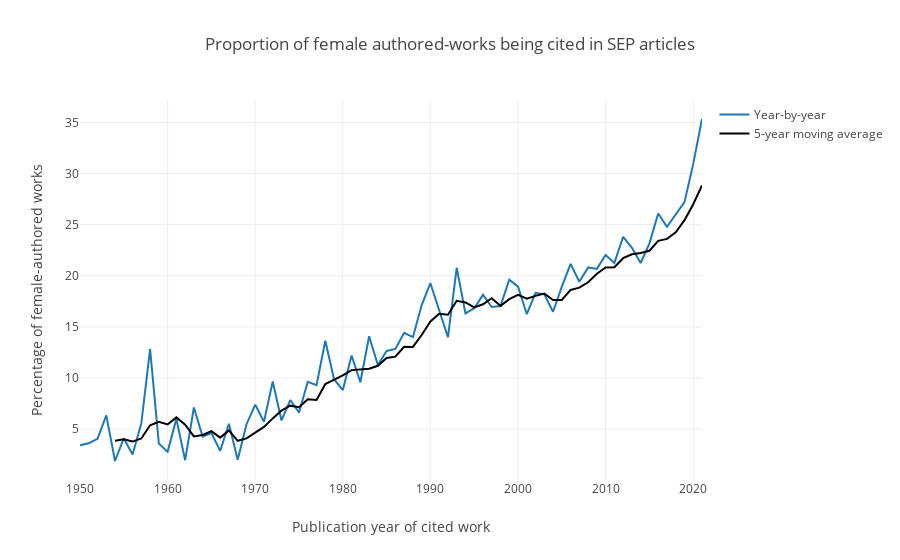

Notebook code cell kept with this figure:
### Code cell
# Plot
fig = px.scatter(df_percentage, x="Year",
                 y="Female percentage", 
                 title='Proportion of female authored-works being cited in SEP articles',
                 labels={"Year": "Publication year of cited work", 
                         "Female percentage": "Percentage of female-authored works"},
                 trendline ="rolling",
                 trendline_options=dict(window=5),
                 trendline_color_override="black")
fig.update_layout(template=template)
fig.update_traces(mode = 'lines')
fig['data'][0]['showlegend']=True
fig['data'][0]['line']['color']=color_female
fig['data'][0]['name']='Year-by-year'
fig['data'][1]['showlegend']=True
fig['data'][1]['name']='5-year moving average'
fig.show()

### Figure 1 — Plotly figure (JSON) as saved in the notebook; plotly's stock layout.template omitted (floating-point values rounded to 4 significant figures)
{"data": [{"hovertemplate": "Publication year of cited work=%{x}<br>Percentage of female-authored works=%{y}<extra></extra>", "legendgroup": "", "line": {"color": "#1F77B4"}, "marker": {"color": "#636efa", "symbol": "circle"}, "mode": "lines", "name": "Year-by-year", "orientation": "v", "showlegend": true, "type": "scatter", "x": ["1950", "1951", "1952", "1953", "1954", "1955", "1956", "1957", "1958", "1959", "1960", "1961", "1962", "1963", "1964", "1965", "1966", "1967", "1968", "1969", "1970", "1971", "1972", "1973", "1974", "1975", "1976", "1977", "1978", "1979", "1980", "1981", "1982", "1983", "1984", "1985", "1986", "1987", "1988", "1989", "1990", "1991", "1992", "1993", "1994", "1995", "1996", "1997", "1998", "1999", "2000", "2001", "2002", "2003", "2004", "2005", "2006", "2007", "2008", "2009", "2010", "2011", "2012", "2013", "2014", "2015", "2016", "2017", "2018", "2019", "2020", "2021"], "xaxis": "x", "y": [3.419, 3.62, 4.049, 6.343, 1.878, 4.104, 2.516, 5.556, 12.82, 3.583, 2.77, 6, 1.957, 7.112, 4.261, 4.613, 2.873, 5.516, 2.003, 5.452, 7.397, 5.726, 9.65, 5.849, 7.841, 6.62, 9.626, 9.305, 13.64, 9.88, 8.817, 12.21, 9.578, 14.08, 11.28, 12.65, 12.84, 14.41, 13.99, 17.14, 19.27, 16.59, 13.98, 20.78, 16.32, 16.82, 18.13, 16.95, 17.04, 19.61, 18.94, 16.24, 18.32, 18.18, 16.48, 18.94, 21.16, 19.41, 20.82, 20.68, 22.03, 21.26, 23.82, 22.74, 21.25, 23.17, 26.09, 24.79, 25.96, 27.2, 30.95, 35.34], "yaxis": "y"}, {"hovertemplate": "<b>Rolling mean trendline</b><br><br>Publication year of cited work=%{x}<br>Percentage of female-authored works=%{y} <b>(trend)</b><extra></extra>", "legendgroup": "", "line": {"color": "black"}, "marker": {"color": "#636efa", "symbol": "circle"}, "mode": "lines", "name": "5-year moving average", "showlegend": true, "type": "scatter", "x": ["1950", "1951", "1952", "1953", "1954", "1955", "1956", "1957", "1958", "1959", "1960", "1961", "1962", "1963", "1964", "1965", "1966", "1967", "1968", "1969", "1970", "1971", "1972", "1973", "1974", "1975", "1976", "1977", "1978", "1979", "1980", "1981", "1982", "1983", "1984", "1985", "1986", "1987", "1988", "1989", "1990", "1991", "1992", "1993", "1994", "1995", "1996", "1997", "1998", "1999", "2000", "2001", "2002", "2003", "2004", "2005", "2006", "2007", "2008", "2009", "2010", "2011", "2012", "2013", "2014", "2015", "2016", "2017", "2018", "2019", "2020", "2021"], "xaxis": "x", "y": [null, null, null, null, 3.862, 3.999, 3.778, 4.079, 5.375, 5.716, 5.449, 6.146, 5.426, 4.284, 4.42, 4.789, 4.163, 4.875, 3.853, 4.091, 4.648, 5.219, 6.046, 6.815, 7.293, 7.137, 7.917, 7.848, 9.406, 9.814, 10.25, 10.77, 10.82, 10.91, 11.19, 11.96, 12.09, 13.05, 13.04, 14.21, 15.53, 16.28, 16.2, 17.55, 17.39, 16.9, 17.21, 17.8, 17.05, 17.71, 18.13, 17.76, 18.03, 18.26, 17.63, 17.63, 18.62, 18.83, 19.36, 20.2, 20.82, 20.84, 21.72, 22.1, 22.22, 22.45, 23.41, 23.61, 24.25, 25.44, 27.0, 28.85], "yaxis": "y"}], "layout": {"legend": {"tracegroupgap": 0}, "title": {"text": "Proportion of female authored-works being cited in SEP articles"}, "xaxis": {"anchor": "y", "domain": [0, 1], "title": {"text": "Publication year of cited work"}}, "yaxis": {"anchor": "x", "domain": [0, 1], "title": {"text": "Percentage of female-authored works"}}}}
